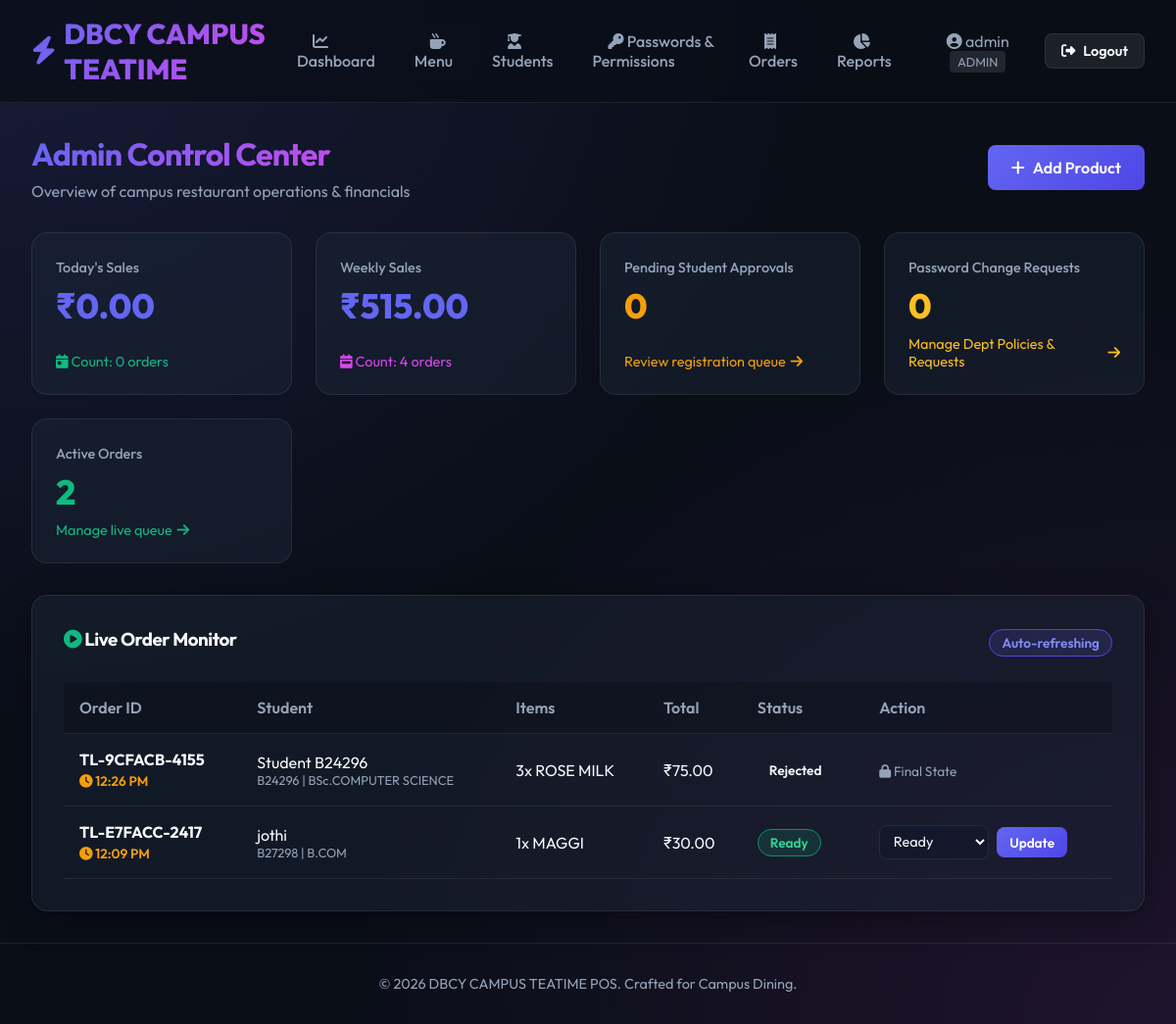
The page /admin (signed in) on the database its author committed.
### models.py (models this page shows, shortened)
class User(UserMixin, db.Model):
    __tablename__ = 'users'
    id = db.Column(db.Integer, primary_key=True)
    username = db.Column(db.String(80), unique=True, nullable=False)
    password_hash = db.Column(db.String(256), nullable=False)
    role = db.Column(db.String(20), nullable=False)  # 'admin', 'student'
    name = db.Column(db.String(100), nullable=True)
    department = db.Column(db.String(100), nullable=True)
    year = db.Column(db.String(50), nullable=True)
    selfie_path = db.Column(db.String(256), nullable=True)
    status = db.Column(db.String(20), default='approved')  # 'pending', 'approved', 'rejected'
    orders = db.relationship('Order', backref='student', lazy=True, cascade="all, delete-orphan")
    cart_items = db.relationship('CartItem', backref='user', lazy=True, cascade="all, delete-orphan")
    password_requests = db.relationship('PasswordResetRequest', backref='user', lazy=True, cascade="all, delete-orphan")

class Order(db.Model):
    __tablename__ = 'orders'
    id = db.Column(db.Integer, primary_key=True)
    order_number = db.Column(db.String(50), unique=True, nullable=False)
    user_id = db.Column(db.Integer, db.ForeignKey('users.id'), nullable=False)
    total_price = db.Column(db.Float, nullable=False)
    status = db.Column(db.String(30), default='Ordered')  # 'Ordered', 'Accepted', 'Preparing', 'Ready', 'Completed'
    payment_status = db.Column(db.String(30), default='Pending')  # 'Pending', 'Paid', 'Failed'
    payment_id = db.Column(db.String(100), nullable=True)
    delivery_time = db.Column(db.String(100), nullable=True)
    student_notes = db.Column(db.Text, nullable=True)
    rejection_notes = db.Column(db.Text, nullable=True)
    created_at = db.Column(db.DateTime, default=datetime.utcnow)
    items = db.relationship('OrderItem', backref='order', lazy=True, cascade="all, delete-orphan")

class OrderItem(db.Model):
    __tablename__ = 'order_items'
    id = db.Column(db.Integer, primary_key=True)
    order_id = db.Column(db.Integer, db.ForeignKey('orders.id'), nullable=False)
    product_id = db.Column(db.Integer, db.ForeignKey('products.id'), nullable=True)
    product_name = db.Column(db.String(100), nullable=False)
    price = db.Column(db.Float, nullable=False)
    quantity = db.Column(db.Integer, nullable=False)

### app.py (the view)
        @login_required
        def decorated_function(*args, **kwargs):
            if current_user.role != role:
                flash('Unauthorized access.', 'error')
                return redirect(url_for('index'))
            return f(*args, **kwargs)

### templates/dashboard_admin.html (shortened to what this page needs)
{% extends "base.html" %}
{% block content %}
<div class="animate-fade-in">
    <div style="display: flex; justify-content: space-between; align-items: center; margin-bottom: 2rem;">
        <div>
            <h1 style="background: linear-gradient(135deg, var(--primary), var(--accent)); -webkit-background-clip: text; -webkit-text-fill-color: transparent;">Admin Control Center</h1>
            <p style="color: var(--text-muted);">Overview of campus restaurant operations & financials</p>
        </div>
        <div>
            <a href="{{ url_for('admin_products') }}" class="btn btn-primary"><i class="fa-solid fa-plus"></i> Add Product</a>
        </div>
    </div>
    <div class="dashboard-grid" style="grid-template-columns: repeat(auto-fit, minmax(220px, 1fr));">
        <div class="stat-card">
            <div>
                <label>Today's Sales</label>
                <div class="stat-value">₹{{ "%.2f"|format(sales_today) }}</div>
            </div>
            <div style="color: var(--success); font-size: 0.9rem;">
                <i class="fa-solid fa-calendar-day"></i> Count: {{ count_today }} orders
            </div>
        </div>
        <div class="stat-card">
            <div>
                <label>Weekly Sales</label>
                <div class="stat-value">₹{{ "%.2f"|format(sales_week) }}</div>
            </div>
            <div style="color: var(--accent); font-size: 0.9rem;">
                <i class="fa-solid fa-calendar-week"></i> Count: {{ count_week }} orders
            </div>
        </div>
        <div class="stat-card">
            <div>
                <label>Pending Student Approvals</label>
                <div class="stat-value" style="color: var(--warning);">{{ pending_students }}</div>
            </div>
            <a href="{{ url_for('admin_students') }}" style="font-size: 0.9rem; color: var(--warning); display: flex; align-items: center; gap: 0.3rem;">
                Review registration queue <i class="fa-solid fa-arrow-right"></i>
            </a>
        </div>
        <div class="stat-card">
            <div>
                <label>Password Change Requests</label>
                <div class="stat-value" style="color: #fbbf24;">{{ pending_password_requests }}</div>
            </div>
            <a href="{{ url_for('admin_passwords') }}" style="font-size: 0.9rem; color: #fbbf24; display: flex; align-items: center; gap: 0.3rem;">
                Manage Dept Policies & Requests <i class="fa-solid fa-arrow-right"></i>
            </a>
        </div>
        <div class="stat-card">
            <div>
                <label>Active Orders</label>
                <div class="stat-value" style="color: var(--success);">{{ active_orders_count }}</div>
            </div>
            <a href="{{ url_for('admin_orders') }}" style="font-size: 0.9rem; color: var(--success); display: flex; align-items: center; gap: 0.3rem;">
                Manage live queue <i class="fa-solid fa-arrow-right"></i>
            </a>
        </div>
    </div>
    <div class="glass-card" style="margin-top: 2rem;">
        <div style="display: flex; justify-content: space-between; align-items: center; margin-bottom: 1.5rem;">
            <h3><i class="fa-solid fa-circle-play" style="color: var(--success);"></i> Live Order Monitor</h3>
            <span class="badge badge-ordered">Auto-refreshing</span>
        </div>
        <div class="table-container">
            <table>
                <thead>
                    <tr>
                        <th>Order ID</th>
                        <th>Student</th>
                        <th>Items</th>
                        <th>Total</th>
                        <th>Status</th>
                        <th>Action</th>
                    </tr>
                </thead>
                <tbody>
                    {% for order in active_orders %}
                        <tr>
                            <td>
                                <strong>{{ order.order_number }}</strong>
                                {% if order.delivery_time %}
                                    <div style="font-size: 0.85rem; color: var(--warning); font-weight: 600; margin-top: 0.2rem;">
                                        <i class="fa-solid fa-clock"></i> {{ order.delivery_time|time_12hr }}
                                    </div>
                                {% endif %}
                            </td>
                            <td>
                                {{ order.student.name }}
                                <div style="font-size: 0.8rem; color: var(--text-muted);">{{ order.student.username }} | {{ order.student.department }}</div>
                            </td>
                            <td>
                                <ul style="list-style: none;">
                                    {% for item in order.items %}
                                        <li>{{ item.quantity }}x {{ item.product_name }}</li>
                                    {% endfor %}
                                </ul>
                            </td>
                            <td>₹{{ "%.2f"|format(order.total_price) }}</td>
                            <td>
                                <span class="badge badge-{{ order.status.lower() }}">{{ order.status }}</span>
                            </td>
                            <td>
                                {% if order.status != 'Completed' and order.status != 'Rejected' %}
                                <form method="POST" action="{{ url_for('update_order_status', order_id=order.id) }}" style="display: flex; gap: 0.5rem; align-items: center;" onsubmit="return handleStatusChange(this);">
                                    <select name="status" style="padding: 0.4rem 0.6rem; font-size: 0.9rem;">
                                        {% if order.status == 'Ordered' %}
                                            <option value="Ordered" selected>Ordered</option>
                                            <option value="Accepted">Accepted</option>
                                            <option value="Rejected">Rejected</option>
                                        {% elif order.status == 'Accepted' %}
                                            <option value="Accepted" selected>Accepted</option>
                                            <option value="Preparing">Preparing</option>
                                        {% elif order.status == 'Preparing' %}
                                            <option value="Preparing" selected>Preparing</option>
                                            <option value="Ready">Ready</option>
                                        {% elif order.status == 'Ready' %}
                                            <option value="Ready" selected>Ready</option>
                                        {% endif %}
                                    </select>
                                    <button type="submit" class="btn btn-primary" style="padding: 0.4rem 0.8rem; font-size: 0.85rem;">Update</button>
                                </form>
                                {% else %}
                                <span style="font-size: 0.85rem; color: var(--text-muted);"><i class="fa-solid fa-lock"></i> Final State</span>
                                {% endif %}
                            </td>
                        </tr>
                    {% endfor %}
                </tbody>
            </table>
        </div>
    </div>
</div>
{% endblock %}

### templates/base.html (shortened to what this page needs)
<!DOCTYPE html>
<html lang="en">
<head>
    <link rel="stylesheet" href="https://cdnjs.cloudflare.com/ajax/libs/font-awesome/6.4.0/css/all.min.css">
    <link rel="stylesheet" href="{{ url_for('static', filename='css/styles.css') }}">
</head>
<body>
    <header>
        <div class="nav-container">
            <a href="/" class="logo">
                <i class="fa-solid fa-bolt"></i> DBCY CAMPUS TEATIME
            </a>
            <ul class="nav-links">
                {% if current_user.is_authenticated %}
                    {% if current_user.role == 'admin' %}
                        <li><a href="{{ url_for('admin_dashboard') }}" class="nav-link"><i class="fa-solid fa-chart-line"></i> Dashboard</a></li>
                        <li><a href="{{ url_for('admin_products') }}" class="nav-link"><i class="fa-solid fa-mug-hot"></i> Menu</a></li>
                        <li><a href="{{ url_for('admin_students') }}" class="nav-link"><i class="fa-solid fa-user-graduate"></i> Students</a></li>
                        <li><a href="{{ url_for('admin_passwords') }}" class="nav-link"><i class="fa-solid fa-key"></i> Passwords & Permissions</a></li>
                        <li><a href="{{ url_for('admin_orders') }}" class="nav-link"><i class="fa-solid fa-receipt"></i> Orders</a></li>
                        <li><a href="{{ url_for('admin_reports') }}" class="nav-link"><i class="fa-solid fa-chart-pie"></i> Reports</a></li>
                    {% endif %}
                    <li style="margin-left: 1rem; color: var(--text-muted);">
                        <i class="fa-solid fa-circle-user"></i> {{ current_user.username }}
                        <span style="font-size: 0.8rem; text-transform: uppercase; padding: 0.2rem 0.5rem; background: rgba(255,255,255,0.1); border-radius: 4px; margin-left: 0.2rem;">
                            {{ current_user.role }}
                        </span>
                    </li>
                    <li><a href="{{ url_for('logout') }}" class="btn btn-secondary" style="padding: 0.5rem 1rem; font-size: 0.9rem;"><i class="fa-solid fa-right-from-bracket"></i> Logout</a></li>
                {% else %}
                    <li><a href="{{ url_for('login') }}" class="nav-link"><i class="fa-solid fa-right-to-bracket"></i> Login</a></li>
                    <li><a href="{{ url_for('register') }}" class="btn btn-primary" style="padding: 0.5rem 1rem; font-size: 0.9rem;"><i class="fa-solid fa-user-plus"></i> Register</a></li>
                {% endif %}
            </ul>
        </div>
    </header>
    <main class="container flex-grow animate-fade-in">
        {% block content %}{% endblock %}
    </main>
    <footer style="margin-top: auto; padding: 2rem; border-top: 1px solid var(--glass-border); text-align: center; color: var(--text-muted); font-size: 0.9rem;">
        <p>&copy; 2026 DBCY CAMPUS TEATIME POS. Crafted for Campus Dining.</p>
    </footer>
</body>
</html>

### rows shown on the page
User: username "admin", role "ADMIN"
Order: order_number "TL-9CFACB-4155", delivery_time "12:26 PM", student.name "Student B24296", student.username "B24296", student.department "BSc.COMPUTER SCIENCE", total_price "75.00", status "Rejected", shows "Final State"
OrderItem: quantity "3", product_name "ROSE MILK"
Order: order_number "TL-E7FACC-2417", delivery_time "12:09 PM", student.name "jothi", student.username "B27298", student.department "B.COM", total_price "30.00", status "Ready"
OrderItem: quantity "1", product_name "MAGGI"

### other values the page prints
{{ "%.2f"|format(sales_today) }} "0.00"
{{ count_today }} "0"
{{ "%.2f"|format(sales_week) }} "515.00"
{{ count_week }} "4"
{{ pending_students }} "0"
{{ pending_password_requests }} "0"
{{ active_orders_count }} "2"
